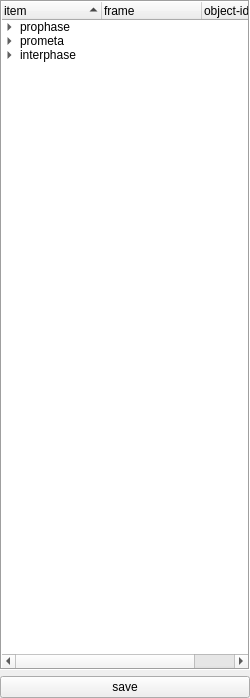
<?xml version="1.0" encoding="UTF-8"?>
<ui version="4.0">
 <class>Form</class>
 <widget class="QWidget" name="Form">
  <property name="geometry">
   <rect>
    <x>0</x>
    <y>0</y>
    <width>250</width>
    <height>698</height>
   </rect>
  </property>
  <property name="windowTitle">
   <string>Form</string>
  </property>
  <layout class="QVBoxLayout" name="verticalLayout_2">
   <property name="margin">
    <number>0</number>
   </property>
   <item>
    <layout class="QVBoxLayout" name="verticalLayout">
     <property name="spacing">
      <number>-1</number>
     </property>
     <item>
      <widget class="QTreeWidget" name="classifier">
       <property name="frameShape">
        <enum>QFrame::Box</enum>
       </property>
       <property name="frameShadow">
        <enum>QFrame::Sunken</enum>
       </property>
       <property name="selectionMode">
        <enum>QAbstractItemView::MultiSelection</enum>
       </property>
       <property name="iconSize">
        <size>
         <width>16</width>
         <height>16</height>
        </size>
       </property>
       <property name="indentation">
        <number>15</number>
       </property>
       <property name="rootIsDecorated">
        <bool>true</bool>
       </property>
       <property name="uniformRowHeights">
        <bool>false</bool>
       </property>
       <property name="itemsExpandable">
        <bool>true</bool>
       </property>
       <property name="sortingEnabled">
        <bool>true</bool>
       </property>
       <property name="animated">
        <bool>true</bool>
       </property>
       <property name="allColumnsShowFocus">
        <bool>false</bool>
       </property>
       <property name="headerHidden">
        <bool>false</bool>
       </property>
       <property name="expandsOnDoubleClick">
        <bool>false</bool>
       </property>
       <attribute name="headerStretchLastSection">
        <bool>true</bool>
       </attribute>
       <column>
        <property name="text">
         <string>item</string>
        </property>
       </column>
       <column>
        <property name="text">
         <string>frame</string>
        </property>
       </column>
       <column>
        <property name="text">
         <string>object-id</string>
        </property>
       </column>
       <item>
        <property name="text">
         <string>prophase</string>
        </property>
        <item>
         <property name="text">
          <string>sample1</string>
         </property>
        </item>
       </item>
       <item>
        <property name="text">
         <string>prometa</string>
        </property>
        <item>
         <property name="text">
          <string>sample2</string>
         </property>
        </item>
        <item>
         <property name="text">
          <string>sample1</string>
         </property>
        </item>
       </item>
       <item>
        <property name="text">
         <string>interphase</string>
        </property>
        <property name="background">
         <brush brushstyle="NoBrush">
          <color alpha="255">
           <red>0</red>
           <green>255</green>
           <blue>0</blue>
          </color>
         </brush>
        </property>
        <property name="foreground">
         <brush brushstyle="NoBrush">
          <color alpha="255">
           <red>0</red>
           <green>0</green>
           <blue>0</blue>
          </color>
         </brush>
        </property>
        <item>
         <property name="text">
          <string>sample4</string>
         </property>
        </item>
        <item>
         <property name="text">
          <string>sample3</string>
         </property>
        </item>
        <item>
         <property name="text">
          <string>sample2</string>
         </property>
        </item>
        <item>
         <property name="text">
          <string>sample1</string>
         </property>
        </item>
       </item>
      </widget>
     </item>
     <item>
      <layout class="QVBoxLayout" name="vbox2">
       <property name="spacing">
        <number>0</number>
       </property>
       <item>
        <layout class="QHBoxLayout" name="hbox1">
         <property name="spacing">
          <number>-1</number>
         </property>
         <item>
          <widget class="QPushButton" name="save">
           <property name="text">
            <string>save</string>
           </property>
          </widget>
         </item>
        </layout>
       </item>
      </layout>
     </item>
    </layout>
   </item>
  </layout>
 </widget>
 <resources/>
 <connections/>
</ui>
